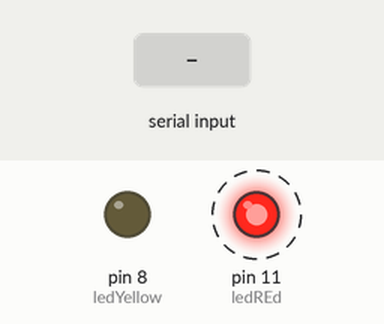
Recording of a sketch running on a simulated Arduino Uno, built with avr-gcc and run on an emulated ATmega328P. Shown: output pins drawn as LEDs (lit = HIGH). Dashed ring = blinking. The inputs (shaded band) are chosen by the test bench.

Above: at 1.2 s.
1.3 s: "ON\n" received over Serial
At 2.25 s:
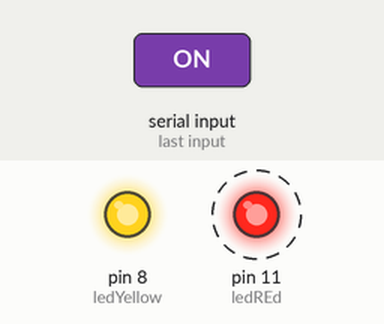
4.3 s: "OFF\n" received over Serial
At 4.75 s:
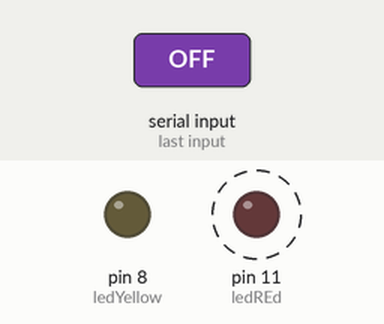
Timing chart, 0 to 16.3 s (numbered marks = the images above; inputs shaded):
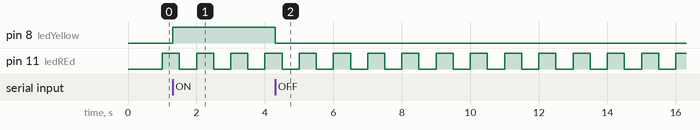

The sketch:

multiTasks.ino
```cpp
#include "task1.h"
#include "task2.h"

void setup()
{
    task1();
    task2();
}

void loop()
{
    task1();
    task2();
}
```

task1.cpp
```cpp
#include <Arduino.h>
#include "task1.h"


void task1(){
    enum class Task1States{
        INIT,
        WAIT_TO_TOGGLE_LED
    };
    static Task1States task1State = Task1States::INIT;
    static uint32_t lasTime;
    static constexpr uint32_t INTERVAL = 500;
    static constexpr uint8_t ledREd = 11;
    static bool ledStatus = false;

    switch(task1State){
        case Task1States::INIT:{
            pinMode(ledREd,OUTPUT);
            lasTime = millis();
            task1State = Task1States::WAIT_TO_TOGGLE_LED;
            break;
        }

        case Task1States::WAIT_TO_TOGGLE_LED:{
            // evento 1:
            uint32_t currentTime = millis();
            if( (currentTime - lasTime) >= INTERVAL ){
                lasTime = currentTime;
                digitalWrite(ledREd,ledStatus);
                ledStatus = !ledStatus;
            }
            break;
        }

        default:{
            break;
        }
    }

}
```

task1.h
```cpp
#ifndef _TASK1_H_
#define _TASK1_H_

void task1();

#endif
```

task2.cpp
```cpp
#include <Arduino.h>
#include "task2.h"
String btnState(uint8_t btnState)
{
  if (btnState == HIGH)
  {

    return "0";
  }
  else
    return "1";
}

String ledState(uint8_t ledState)
{
  if (ledState == HIGH)
  {

    return "1";
  }
  else
    return "0";
}

void task2()
{
  enum class TaskStates
  {
    INIT,
    WAIT_COMMANDS
  };
  static TaskStates taskState = TaskStates::INIT;
  constexpr uint8_t ledYellow = 8;
  constexpr uint8_t button1Pin = 13;
  uint8_t ledValue;

  switch (taskState)
  {
  case TaskStates::INIT:
  {
    Serial.begin(115200);

    pinMode(ledYellow, OUTPUT);
    ledValue =LOW;
    digitalWrite(ledYellow, ledValue);
    pinMode(button1Pin, INPUT_PULLUP);
    taskState = TaskStates::WAIT_COMMANDS;
    break;
  }
  case TaskStates::WAIT_COMMANDS:
  {
    if (Serial.available() > 0)
    {
      String command = Serial.readStringUntil('\n');
      if (command == "ON")
      {
        ledValue =HIGH;
        digitalWrite(ledYellow, ledValue);

      }

      else if (command == "OFF")
      {
        ledValue = LOW;
        digitalWrite(ledYellow, ledValue);

      }
      else if (command == "read")
      {

        Serial.print("btn1: ");
        Serial.print(btnState(digitalRead(button1Pin)).c_str());
        Serial.print("led: ");
        Serial.print(ledState(ledValue).c_str());
        Serial.print('\n');
        //btn1: 1led: 1\n"
      }


    }
    break;
  }
  default:
  {
    break;
  }
  }
}
```

task2.h
```cpp
#ifndef _TASK2_H_
#define _TASK2_H_

void task2();

#endif
```

Measured:
- after the input at 1.3 s, pin 8 (ledYellow): LOW → HIGH at once
- after the input at 4.3 s, pin 8 (ledYellow): HIGH → LOW at once
- by itself, pin 11 (ledREd): alternates HIGH for 0.50 s and LOW for 0.50 s
